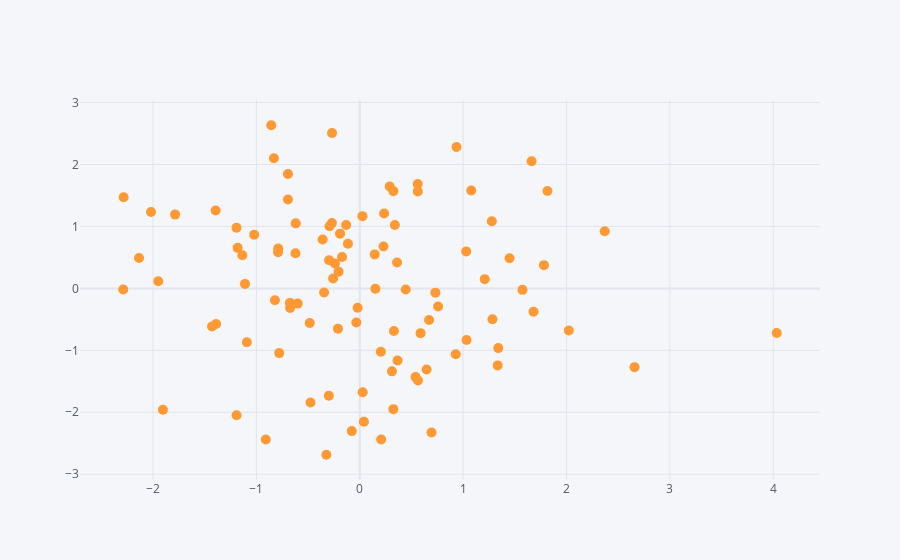

Notebook code cell kept with this figure:
### Markdown cell above
### Scatter

### Code cell
df.iplot(kind = 'scatter', x = 'A', y = 'B', mode = 'markers', size = 10)
